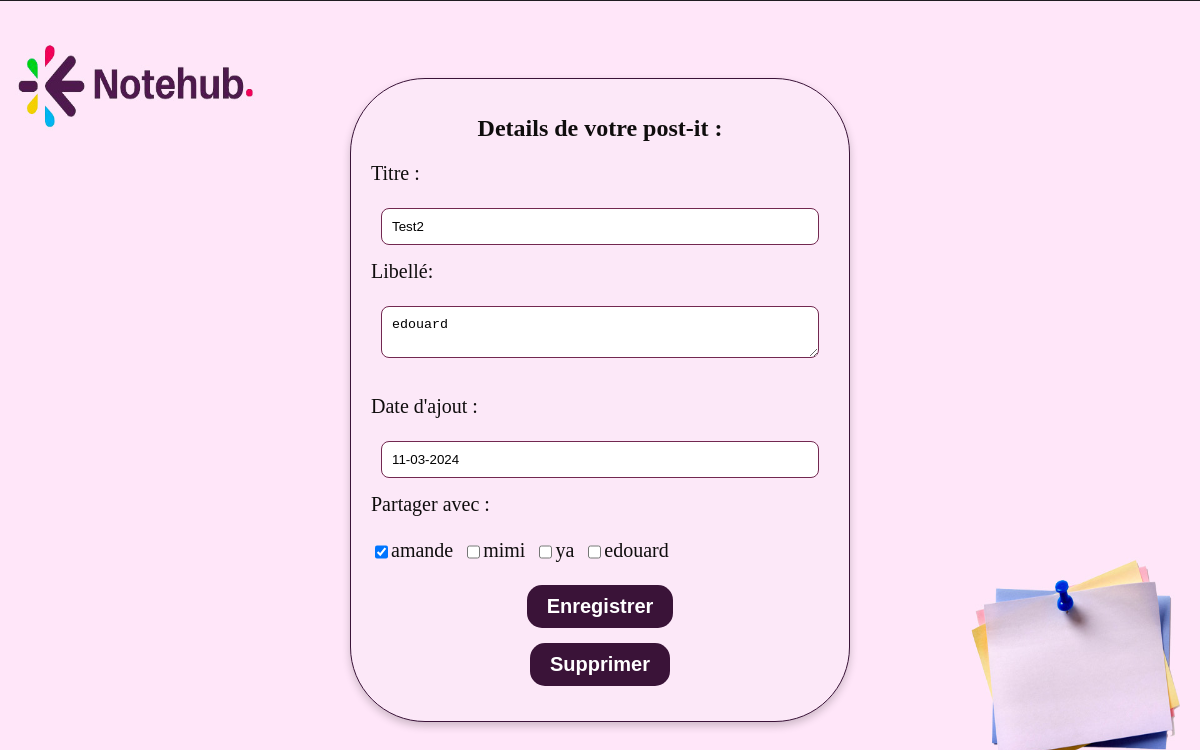
Screenshot of /controleur/PostitDetailController.php?id=2 (signed in) with the database file from the repository.
### tables this page shows
CREATE TABLE POSTIT (
    IDPOSTIT INTEGER PRIMARY KEY AUTOINCREMENT,
    DATEDECREATION TEXT NOT NULL,
    TITRE TEXT NOT NULL,
    LIBELLE TEXT NOT NULL,
    IDUSER INTEGER,
    FOREIGN KEY (IDUSER) REFERENCES USER(IDUSER)
);

CREATE TABLE USER (
    IDUSER INTEGER PRIMARY KEY AUTOINCREMENT,
    PSEUDO TEXT NOT NULL,
    NOM TEXT NOT NULL,
    PRENOM TEXT NOT NULL,
    DATEDENAISSANCE TEXT NOT NULL,
    MAIL TEXT NOT NULL,
    MDP TEXT NOT NULL,
QUESTIONSEC TEXT NOT NULL,
REPONSESEC TEXT NOT NULL
);

### modele/PostitModel.php (called while the page is built, shortened)
<?php
class PostitModel {
    private $db;
    public function __construct() {
        $this->db = new PDO('sqlite:' . DB_PATH);
    }
    public function getPostitsById($postitId) {
        $sql = "SELECT p.* , u.PSEUDO FROM POSTIT p
                INNER JOIN user u ON u.IDUSER = p.IDUSER
                WHERE p.IDPOSTIT = :postitId ";
        $stmt = $this->db->prepare($sql);
        $stmt->bindParam(':postitId', $postitId, PDO::PARAM_INT);
        $stmt->execute();
        return $stmt->fetch(PDO::FETCH_ASSOC);
    }
    public function getSharedUserById($postitid) {
        $sql = "SELECT u.* FROM USER u
                INNER JOIN Partage pa ON u.IDUSER = pa.IDUSER
                WHERE pa.IDPOSTIT = :idPostit";
        $stmt = $this->db->prepare($sql);
        $stmt->bindParam(':idPostit', $postitid);
        $stmt->execute();
        return $stmt->fetchAll(PDO::FETCH_ASSOC);
    }
    public function getUserNotSharedUser($postitid) {
        $sql = "SELECT * FROM USER u
                WHERE u.IDUSER not in(select pa.IDUSER from partage pa where pa.IDPOSTIT = :idPostit )";
        $stmt = $this->db->prepare($sql);
        $stmt->bindParam(':idPostit', $postitid);
        $stmt->execute();
        return $stmt->fetchAll(PDO::FETCH_ASSOC);
    }
}
?>

### vue/PostitDetailVue.php (the view, shortened to what this page needs)
<!DOCTYPE html>
<html lang="en">
<head>
    <link rel="stylesheet" href="vue/styles/style2.css">
</head>
<body>
    <div class="d1">
        <h1> Details de votre post-it :</h1>
        <div>
            <form action="index.php?page=PostitDetail" method="post" class="formulaire">
                <label for="titre">Titre :</label><br>
                <input value="<?php echo $postitDetails["TITRE"] ?>" type="text" id="titre" name="titre" maxlength="150"
                    required>
                <br>
                <label for="libelle">Libellé:</label><br>
                <textarea id="libelle" name="libelle"><?php echo $postitDetails["LIBELLE"]; ?></textarea>
                <br><br>
                <label for="datedecreation">Date d'ajout :</label><br>
                <input type="text" id="datedecreation" name="datedecreation" value="<?php echo date('d-m-Y'); ?>"
                    readonly>
                <br>
                <label for="users">Partager avec :</label><br>
                <div class="checkbox-container">
                    <?php foreach ($sharedUsers as $user): ?>
                        <input type="checkbox" checked id="user_<?php echo $user['IDUSER']; ?>" name="users[]"
                            value="<?php echo $user['IDUSER']; ?>">
                        <label for="user_<?php echo $user['IDUSER']; ?>">
                            <?php echo $user['PSEUDO']; ?>
                        </label><br>
                    <?php endforeach; ?>
                    <?php foreach ($notSharedUser as $user): ?>
                        <?php if ($user['IDUSER'] != $_SESSION['userId']) { ?>
                            <input type="checkbox" id="user_<?php echo $user['IDUSER']; ?>" name="users[]"
                                value="<?php echo $user['IDUSER']; ?>">
                            <label for="user_<?php echo $user['IDUSER']; ?>">
                                <?php echo $user['PSEUDO']; ?>
                            </label><br>
                        <?php } ?>
                    <?php endforeach; ?>
                </div>
                <br><input type="submit" value="Enregistrer">
            </form>
            <form action="index.php?page=supprimerPostit" method="post" class="formulaire">
                <input type="submit" value="Supprimer">
            </form>
        </div>
    </div>
</body>
</html>

### vue/styles/style2.css (style rules this page uses)
* { box-sizing: border-box; }
body { display: flex; justify-content: center; align-items: center; height: 100vh; margin: 0; background-size: 100% 100%; background-color: #FCE8F8; background-image: url(../images/fonds.jpg) ; background-repeat: no-repeat; background-position: center; }
.d1 { text-align: center; width: 500px; padding: 20px; border: 1px solid #3a1338; border-radius: 75px; box-shadow: 0 4px 8px rgba(0, 0, 0, 0.2); background-color: #FCE8F8; overflow: auto; }
.d1 h1 { color: #0f0d0d; font-size: 24px; margin-bottom: 20px; }
label { display: block; margin-bottom: 5px; text-align: left; color: #0f0d0d; font-size: 20px; font-family: 'Times New Roman', Times, serif; }
.formulaire { width: 100%; }
input[type="text"], input[type="submit"], textarea { width: calc(100% - 20px); padding: 10px; margin-bottom: 15px; border: 1px solid #722850; border-radius: 8px; }
input[type="submit"] { background-color: #3a1338; color: #fff; cursor: pointer; transition: background-color 0.3s; border: none; padding: 10px 20px; border-radius: 15px; font-weight: bold; font-size: 20px; width: auto; }
.checkbox-container { display: flex; flex-wrap: wrap; }
.checkbox-container input[type="checkbox"] + label { margin-right: 10px; }
.checkbox-container input[type="checkbox"] { margin-bottom: 5px; }

### rows the page displays
postit: titre "Test2", libelle "edouard"
user: PSEUDO "amande"
user: PSEUDO "mimi"
user: PSEUDO "ya"
user: PSEUDO "edouard"
